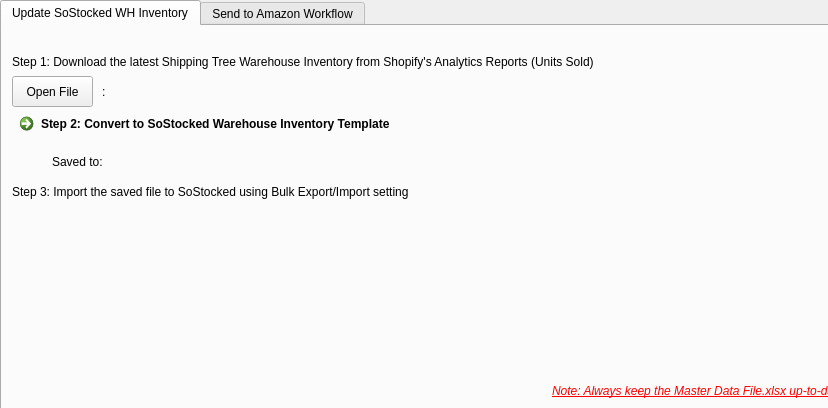
<?xml version="1.0" encoding="UTF-8"?>
<ui version="4.0">
 <class>MainWindow</class>
 <widget class="QMainWindow" name="MainWindow">
  <property name="geometry">
   <rect>
    <x>0</x>
    <y>0</y>
    <width>828</width>
    <height>408</height>
   </rect>
  </property>
  <property name="windowTitle">
   <string>SoStocked Automation</string>
  </property>
  <property name="autoFillBackground">
   <bool>true</bool>
  </property>
  <property name="toolButtonStyle">
   <enum>Qt::ToolButtonIconOnly</enum>
  </property>
  <widget class="QWidget" name="centralwidget">
   <widget class="QTabWidget" name="tabWidget">
    <property name="geometry">
     <rect>
      <x>0</x>
      <y>0</y>
      <width>1351</width>
      <height>551</height>
     </rect>
    </property>
    <property name="currentIndex">
     <number>0</number>
    </property>
    <widget class="QWidget" name="tab_1">
     <attribute name="title">
      <string>Update SoStocked WH Inventory</string>
     </attribute>
     <widget class="QCommandLinkButton" name="commandLinkButton">
      <property name="geometry">
       <rect>
        <x>10</x>
        <y>80</y>
        <width>941</width>
        <height>41</height>
       </rect>
      </property>
      <property name="text">
       <string>Step 2: Convert to SoStocked Warehouse Inventory Template</string>
      </property>
     </widget>
     <widget class="QLabel" name="label_2">
      <property name="geometry">
       <rect>
        <x>100</x>
        <y>50</y>
        <width>841</width>
        <height>31</height>
       </rect>
      </property>
      <property name="text">
       <string>: </string>
      </property>
     </widget>
     <widget class="QPushButton" name="pushButton">
      <property name="geometry">
       <rect>
        <x>10</x>
        <y>50</y>
        <width>81</width>
        <height>31</height>
       </rect>
      </property>
      <property name="text">
       <string>Open File</string>
      </property>
     </widget>
     <widget class="QLabel" name="label_3">
      <property name="geometry">
       <rect>
        <x>50</x>
        <y>120</y>
        <width>1291</width>
        <height>31</height>
       </rect>
      </property>
      <property name="text">
       <string>Saved to: </string>
      </property>
     </widget>
     <widget class="QLabel" name="label_1">
      <property name="geometry">
       <rect>
        <x>10</x>
        <y>20</y>
        <width>941</width>
        <height>31</height>
       </rect>
      </property>
      <property name="text">
       <string>Step 1: Download the latest Shipping Tree Warehouse Inventory from Shopify's Analytics Reports (Units Sold)</string>
      </property>
     </widget>
     <widget class="QLabel" name="label_4">
      <property name="geometry">
       <rect>
        <x>10</x>
        <y>150</y>
        <width>941</width>
        <height>31</height>
       </rect>
      </property>
      <property name="text">
       <string>Step 3: Import the saved file to SoStocked using Bulk Export/Import setting</string>
      </property>
     </widget>
     <widget class="QLabel" name="label_14">
      <property name="geometry">
       <rect>
        <x>550</x>
        <y>350</y>
        <width>281</width>
        <height>31</height>
       </rect>
      </property>
      <property name="text">
       <string>&lt;html&gt;&lt;head/&gt;&lt;body&gt;&lt;p&gt;&lt;span style=&quot; font-style:italic; text-decoration: underline; color:#ff0000;&quot;&gt;Note: Always keep the Master Data File.xlsx up-to-date&lt;/span&gt;&lt;/p&gt;&lt;/body&gt;&lt;/html&gt;</string>
      </property>
     </widget>
    </widget>
    <widget class="QWidget" name="tab_2">
     <attribute name="title">
      <string>Send to Amazon Workflow</string>
     </attribute>
     <widget class="QLabel" name="label_5">
      <property name="geometry">
       <rect>
        <x>10</x>
        <y>10</y>
        <width>941</width>
        <height>41</height>
       </rect>
      </property>
      <property name="text">
       <string>Step 1: Go to SoStocked's Forecasts page &amp; choose any TRANSFERS forecast dashboard. Then, download it as an excel with the Consolidated Forecast w/ Profits option toggled.</string>
      </property>
      <property name="textFormat">
       <enum>Qt::AutoText</enum>
      </property>
      <property name="wordWrap">
       <bool>true</bool>
      </property>
     </widget>
     <widget class="QLabel" name="label_7">
      <property name="geometry">
       <rect>
        <x>50</x>
        <y>120</y>
        <width>1281</width>
        <height>31</height>
       </rect>
      </property>
      <property name="text">
       <string>Saved to:</string>
      </property>
     </widget>
     <widget class="QCommandLinkButton" name="commandLinkButton_2">
      <property name="geometry">
       <rect>
        <x>10</x>
        <y>80</y>
        <width>931</width>
        <height>41</height>
       </rect>
      </property>
      <property name="text">
       <string>Step 2: Convert to Amazon Manifest Worklow Template</string>
      </property>
     </widget>
     <widget class="QPushButton" name="pushButton_2">
      <property name="geometry">
       <rect>
        <x>10</x>
        <y>50</y>
        <width>81</width>
        <height>31</height>
       </rect>
      </property>
      <property name="text">
       <string>Open File</string>
      </property>
     </widget>
     <widget class="QLabel" name="label_6">
      <property name="geometry">
       <rect>
        <x>100</x>
        <y>50</y>
        <width>851</width>
        <height>31</height>
       </rect>
      </property>
      <property name="text">
       <string>:</string>
      </property>
     </widget>
     <widget class="QLabel" name="label_8">
      <property name="geometry">
       <rect>
        <x>10</x>
        <y>150</y>
        <width>721</width>
        <height>31</height>
       </rect>
      </property>
      <property name="text">
       <string>Step 3: Upload the saved file to a Send to Amazon workflow in sellercentral.</string>
      </property>
     </widget>
     <widget class="QLabel" name="label_9">
      <property name="geometry">
       <rect>
        <x>10</x>
        <y>180</y>
        <width>731</width>
        <height>31</height>
       </rect>
      </property>
      <property name="text">
       <string>Step 4: After confirming shipping, download each shipment's box &amp; shipping labels (US Letter PDF format).</string>
      </property>
     </widget>
     <widget class="QCommandLinkButton" name="commandLinkButton_3">
      <property name="geometry">
       <rect>
        <x>10</x>
        <y>240</y>
        <width>941</width>
        <height>41</height>
       </rect>
      </property>
      <property name="text">
       <string>Step 5: Convert each shipment's Pack List to SoStocked Import Shipment Template</string>
      </property>
     </widget>
     <widget class="QLabel" name="label_10">
      <property name="geometry">
       <rect>
        <x>100</x>
        <y>210</y>
        <width>691</width>
        <height>31</height>
       </rect>
      </property>
      <property name="text">
       <string>:</string>
      </property>
     </widget>
     <widget class="QPushButton" name="pushButton_3">
      <property name="geometry">
       <rect>
        <x>10</x>
        <y>210</y>
        <width>81</width>
        <height>31</height>
       </rect>
      </property>
      <property name="text">
       <string>Open File</string>
      </property>
     </widget>
     <widget class="QLabel" name="label_11">
      <property name="geometry">
       <rect>
        <x>50</x>
        <y>280</y>
        <width>1291</width>
        <height>31</height>
       </rect>
      </property>
      <property name="text">
       <string>Saved to: </string>
      </property>
     </widget>
     <widget class="QLabel" name="label_12">
      <property name="geometry">
       <rect>
        <x>10</x>
        <y>310</y>
        <width>931</width>
        <height>31</height>
       </rect>
      </property>
      <property name="text">
       <string>Step 5: Create a ST work order and upload all necessary files.</string>
      </property>
     </widget>
     <widget class="QLabel" name="label_13">
      <property name="geometry">
       <rect>
        <x>10</x>
        <y>340</y>
        <width>931</width>
        <height>31</height>
       </rect>
      </property>
      <property name="text">
       <string>Step 6: Finally. create a new SoStocked Work Order, and then upload each shipment template.</string>
      </property>
     </widget>
     <widget class="QLabel" name="label_15">
      <property name="geometry">
       <rect>
        <x>550</x>
        <y>350</y>
        <width>281</width>
        <height>31</height>
       </rect>
      </property>
      <property name="text">
       <string>&lt;html&gt;&lt;head/&gt;&lt;body&gt;&lt;p&gt;&lt;span style=&quot; font-style:italic; text-decoration: underline; color:#ff0000;&quot;&gt;Note: Always update Restock Limits in SoStocked&lt;/span&gt;&lt;/p&gt;&lt;/body&gt;&lt;/html&gt;</string>
      </property>
     </widget>
    </widget>
   </widget>
  </widget>
  <action name="actionOpen">
   <property name="text">
    <string>Open</string>
   </property>
  </action>
 </widget>
 <resources/>
 <connections/>
</ui>
